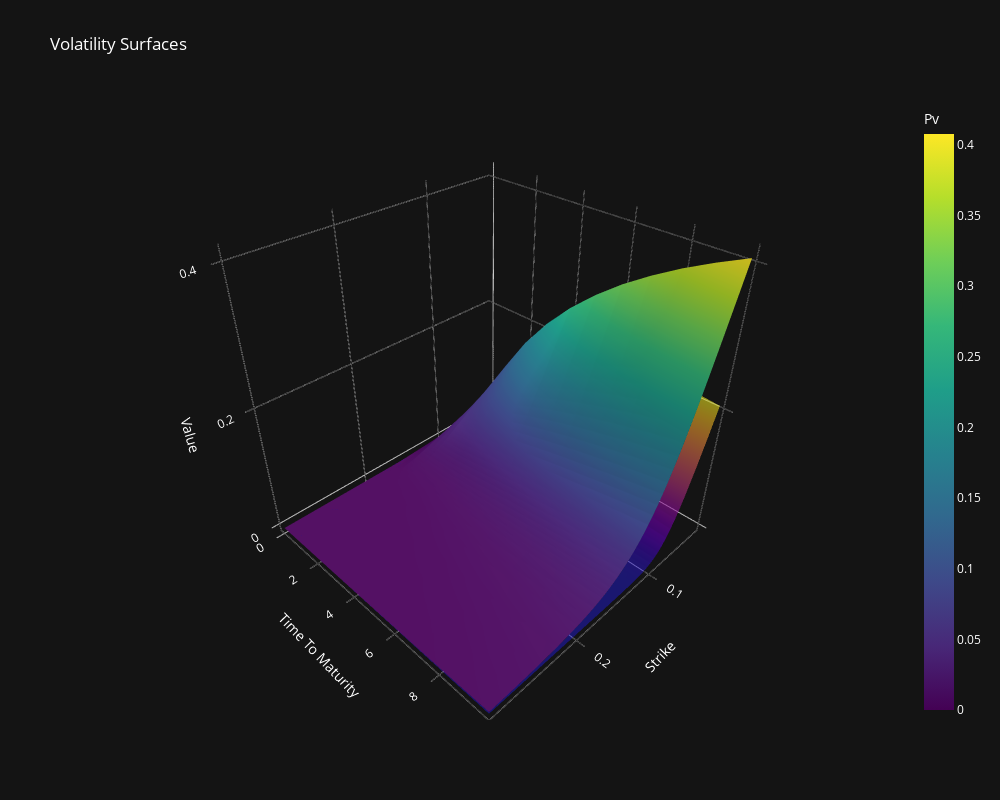

Notebook code cell kept with this figure:
### Code cell
fig = plot_volatility_surface(
    vol_key_rate, 
    ['pv', 'pv_hwh'],
    colorscale=['Viridis', 'Plasma'],
    opacity=[1.0, 0.7]  # Second surface more transparent
)
fig.show()

### Figure 1 — Plotly figure (JSON) as saved in the notebook; plotly's stock layout.template omitted (floating-point values rounded to 4 significant figures; data arrays with more than 128 entries replaced by an {"elided": "..."} marker saying what was removed)
{"data": [{"colorbar": {"tickfont": {"color": "white"}, "title": {"font": {"color": "white"}, "text": "Pv"}}, "colorscale": [[0, "#440154"], [0.1111, "#482878"], [0.2222, "#3e4989"], [0.3333, "#31688e"], [0.4444, "#26828e"], [0.5556, "#1f9e89"], [0.6667, "#35b779"], [0.7778, "#6ece58"], [0.8889, "#b5de2b"], [1, "#fde725"]], "name": "Pv", "opacity": 1, "showscale": true, "type": "surface", "x": {"elided": "15x33 float values"}, "y": {"elided": "15x33 float values"}, "z": {"elided": "15x33 float values"}}, {"colorscale": [[0, "#0d0887"], [0.1111, "#46039f"], [0.2222, "#7201a8"], [0.3333, "#9c179e"], [0.4444, "#bd3786"], [0.5556, "#d8576b"], [0.6667, "#ed7953"], [0.7778, "#fb9f3a"], [0.8889, "#fdca26"], [1, "#f0f921"]], "name": "Pv Hwh", "opacity": 0.7, "showscale": false, "type": "surface", "x": {"elided": "15x33 float values"}, "y": {"elided": "15x33 float values"}, "z": {"elided": "15x33 float values"}}], "layout": {"height": 800, "paper_bgcolor": "rgb(20, 20, 20)", "plot_bgcolor": "rgb(20, 20, 20)", "scene": {"bgcolor": "rgb(20, 20, 20)", "xaxis": {"backgroundcolor": "rgb(20, 20, 20)", "gridcolor": "rgba(255, 255, 255, 0.1)", "tickfont": {"color": "white"}, "title": {"font": {"color": "white"}, "text": "Strike"}}, "yaxis": {"backgroundcolor": "rgb(20, 20, 20)", "gridcolor": "rgba(255, 255, 255, 0.1)", "tickfont": {"color": "white"}, "title": {"font": {"color": "white"}, "text": "Time To Maturity"}}, "zaxis": {"backgroundcolor": "rgb(20, 20, 20)", "gridcolor": "rgba(255, 255, 255, 0.1)", "tickfont": {"color": "white"}, "title": {"font": {"color": "white"}, "text": "Value"}}}, "title": {"font": {"color": "white"}, "text": "Volatility Surfaces"}, "width": 1000}}
